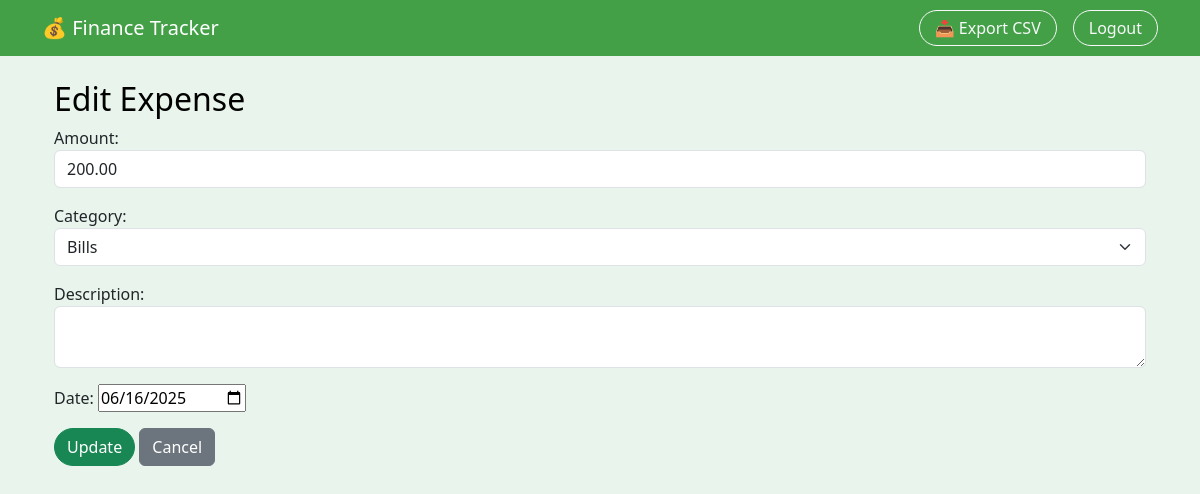
/expense/edit/5/ (signed in), run on the app's committed database.
### tracker/models.py (models this page shows, shortened)
class Expense(models.Model):
    user = models.ForeignKey(User, on_delete=models.CASCADE)
    amount = models.DecimalField(max_digits=10, decimal_places=2)
    category = models.CharField(choices=CATEGORY_CHOICES, max_length=100)
    description = models.TextField(blank=True)
    date = models.DateField()
    created_at = models.DateTimeField(default=timezone.now)

### tracker/views.py (the view)
# urls.py: path('expense/edit/<int:pk>/', views.edit_expense, name='edit_expense'),
@login_required
def edit_expense(request, pk):
    expense = get_object_or_404(Expense, pk=pk, user=request.user)
    if request.method == 'POST':
        form = ExpenseForm(request.POST, instance=expense)
        if form.is_valid():
            form.save()
            return redirect('dashboard')
    else:
        form = ExpenseForm(instance=expense)
    return render(request, 'tracker/edit_expense.html', {'form': form})

### tracker/forms.py
class ExpenseForm(forms.ModelForm):
    class Meta:
        model = Expense
        fields = ['amount', 'category', 'description', 'date']
        widgets = {
            'date': forms.DateInput(attrs={'type': 'date'}),
            'description': forms.Textarea(attrs={'class': 'form-control', 'rows': 2}),
            'amount': forms.NumberInput(attrs={'class': 'form-control'}),
            'category': forms.Select(attrs={'class': 'form-select'}),
        }

### tracker/templates/tracker/edit_expense.html (shortened to what this page needs)
{% extends 'tracker/base.html' %}
{% load static %}
{% block content %}
<div class="container mt-4">
  <h2>Edit Expense</h2>
  <form method="post">
    {{ form.as_p }}
    <button type="submit" class="btn btn-success">Update</button>
    <a href="{% url 'dashboard' %}" class="btn btn-secondary">Cancel</a>
  </form>
</div>
{% endblock %}

### tracker/static/css/style.css (style rules this page uses)
body { background-color: #e9f5ec; font-family: 'Segoe UI', sans-serif; }
h2 { color: #000000; }
.btn-success { border-radius: 25px; font-weight: 500; }

### data on the page
Expense: amount "200.00", category "Bills", date "06/16/2025"
